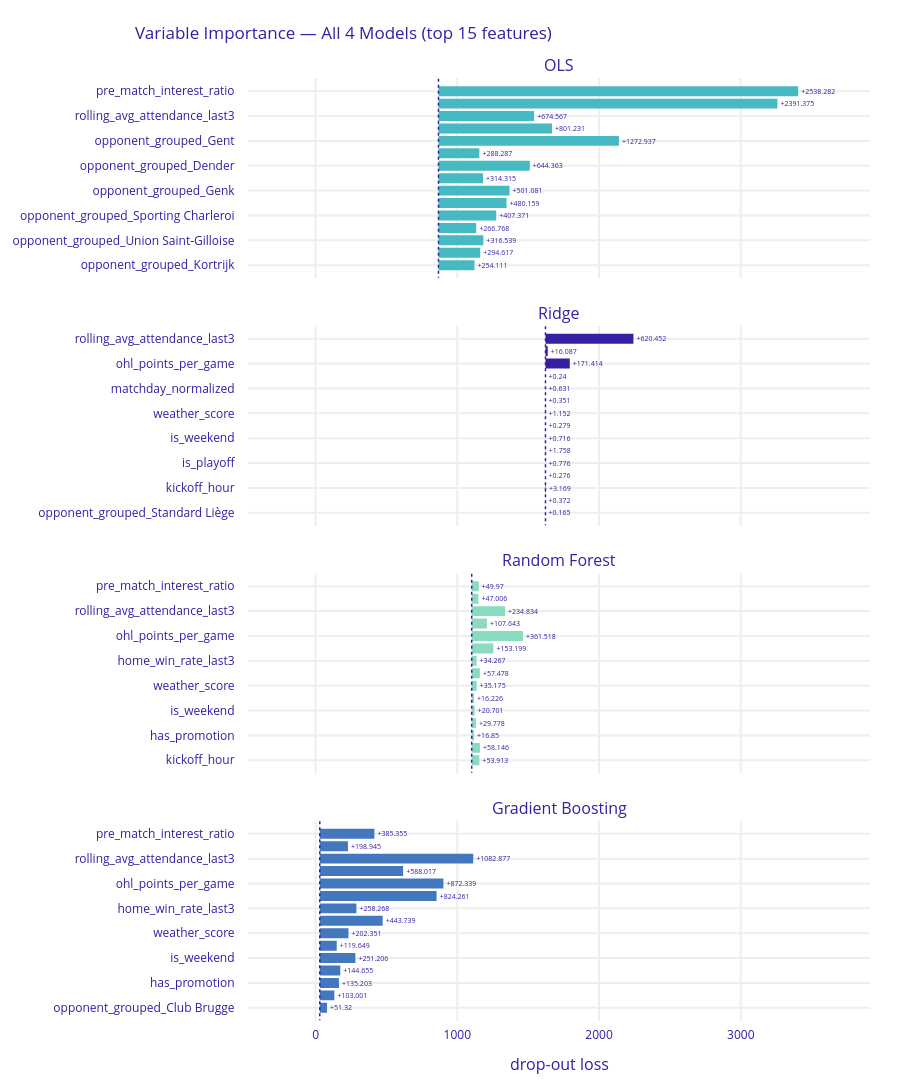

This figure's notebook cell:
### Markdown cell above
## 5. Variable Importance (Global)

Permutation-based importance: how much does RMSE increase when a feature's values are randomly shuffled?
Higher dropout loss = more important feature.

### Code cell
vi_ols   = exp_ols.model_parts()
vi_ridge = exp_ridge.model_parts()
vi_rf    = exp_rf.model_parts()
vi_gb    = exp_gb.model_parts()

vi_ols.plot(
    objects=[vi_ridge, vi_rf, vi_gb],
    max_vars=15,
    title='Variable Importance — All 4 Models (top 15 features)'
)

### Figure 1 — Plotly figure (JSON) as saved in the notebook; plotly's stock layout.template omitted (floating-point values rounded to 4 significant figures)
{"data": [{"base": 867.1, "hoverinfo": "text", "hoverlabel": {"bgcolor": "rgba(0,0,0,0.8)"}, "hovertext": ["Model: OLS loss after<br>variable: pre_match_interest_ratio is permuted: 3405.336<br>Drop-out loss change: +2538.282", "Model: OLS loss after<br>variable: avg_ohl_interest_7d is permuted: 3258.428<br>Drop-out loss change: +2391.375", "Model: OLS loss after<br>variable: rolling_avg_attendance_last3 is permuted: 1541.621<br>Drop-out loss change: +674.567", "Model: OLS loss after<br>variable: pre_match_article_count is permuted: 1668.285<br>Drop-out loss change: +801.231", "Model: OLS loss after<br>variable: opponent_grouped_Gent is permuted: 2139.991<br>Drop-out loss change: +1272.937", "Model: OLS loss after<br>variable: matchday_normalized is permuted: 1155.341<br>Drop-out loss change: +288.287", "Model: OLS loss after<br>variable: opponent_grouped_Dender is permuted: 1511.417<br>Drop-out loss change: +644.363", "Model: OLS loss after<br>variable: home_win_rate_last3 is permuted: 1181.369<br>Drop-out loss change: +314.315", "Model: OLS loss after<br>variable: opponent_grouped_Genk is permuted: 1368.135<br>Drop-out loss change: +501.081", "Model: OLS loss after<br>variable: opponent_grouped_Other is permuted: 1347.212<br>Drop-out loss change: +480.159", "Model: OLS loss after<br>variable: opponent_grouped_Sporting Charleroi is permuted: 1274.424<br>Drop-out loss change: +407.371", "Model: OLS loss after<br>variable: last_h2h_goal_margin is permuted: 1133.822<br>Drop-out loss change: +266.768", "Model: OLS loss after<br>variable: opponent_grouped_Union Saint-Gilloise is permuted: 1183.592<br>Drop-out loss change: +316.539", "Model: OLS loss after<br>variable: opponent_grouped_Eupen is permuted: 1161.67<br>Drop-out loss change: +294.617", "Model: OLS loss after<br>variable: opponent_grouped_Kortrijk is permuted: 1121.165<br>Drop-out loss change: +254.111"], "marker": {"color": "#46bac2"}, "orientation": "h", "showlegend": false, "text": ["+2538.282", "+2391.375", "+674.567", "+801.231", "+1272.937", "+288.287", "+644.363", "+314.315", "+501.081", "+480.159", "+407.371", "+266.768", "+316.539", "+294.617", "+254.111"], "textposition": "outside", "type": "bar", "x": [2538.0, 2391.0, 674.6, 801.2, 1273.0, 288.3, 644.4, 314.3, 501.1, 480.2, 407.4, 266.8, 316.5, 294.6, 254.1], "xaxis": "x", "y": ["pre_match_interest_ratio", "avg_ohl_interest_7d", "rolling_avg_attendance_last3", "pre_match_article_count", "opponent_grouped_Gent", "matchday_normalized", "opponent_grouped_Dender", "home_win_rate_last3", "opponent_grouped_Genk", "opponent_grouped_Other", "opponent_grouped_Sporting Charleroi", "last_h2h_goal_margin", "opponent_grouped_Union Saint-Gilloise", "opponent_grouped_Eupen", "opponent_grouped_Kortrijk"], "yaxis": "y"}, {"base": 1622.0, "hoverinfo": "text", "hoverlabel": {"bgcolor": "rgba(0,0,0,0.8)"}, "hovertext": ["Model: Ridge loss after<br>variable: rolling_avg_attendance_last3 is permuted: 2242.502<br>Drop-out loss change: +620.452", "Model: Ridge loss after<br>variable: pre_match_article_count is permuted: 1638.137<br>Drop-out loss change: +16.087", "Model: Ridge loss after<br>variable: ohl_points_per_game is permuted: 1793.464<br>Drop-out loss change: +171.414", "Model: Ridge loss after<br>variable: opponent_grouped_Gent is permuted: 1622.289<br>Drop-out loss change: +0.24", "Model: Ridge loss after<br>variable: matchday_normalized is permuted: 1622.681<br>Drop-out loss change: +0.631", "Model: Ridge loss after<br>variable: opponent_grouped_Other is permuted: 1622.401<br>Drop-out loss change: +0.351", "Model: Ridge loss after<br>variable: weather_score is permuted: 1623.202<br>Drop-out loss change: +1.152", "Model: Ridge loss after<br>variable: last_h2h_goal_margin is permuted: 1622.329<br>Drop-out loss change: +0.279", "Model: Ridge loss after<br>variable: is_weekend is permuted: 1622.765<br>Drop-out loss change: +0.716", "Model: Ridge loss after<br>variable: has_promotion is permuted: 1623.808<br>Drop-out loss change: +1.758", "Model: Ridge loss after<br>variable: is_playoff is permuted: 1622.826<br>Drop-out loss change: +0.776", "Model: Ridge loss after<br>variable: is_school_holiday_flanders is permuted: 1622.326<br>Drop-out loss change: +0.276", "Model: Ridge loss after<br>variable: kickoff_hour is permuted: 1625.219<br>Drop-out loss change: +3.169", "Model: Ridge loss after<br>variable: opponent_grouped_Club Brugge is permuted: 1622.422<br>Drop-out loss change: +0.372", "Model: Ridge loss after<br>variable: opponent_grouped_Standard Liège is permuted: 1622.215<br>Drop-out loss change: +0.165"], "marker": {"color": "#371ea3"}, "orientation": "h", "showlegend": false, "text": ["+620.452", "+16.087", "+171.414", "+0.24", "+0.631", "+0.351", "+1.152", "+0.279", "+0.716", "+1.758", "+0.776", "+0.276", "+3.169", "+0.372", "+0.165"], "textposition": "outside", "type": "bar", "x": [620.5, 16.09, 171.4, 0.2395, 0.6314, 0.351, 1.152, 0.2794, 0.7155, 1.758, 0.776, 0.2759, 3.169, 0.3719, 0.1646], "xaxis": "x2", "y": ["rolling_avg_attendance_last3", "pre_match_article_count", "ohl_points_per_game", "opponent_grouped_Gent", "matchday_normalized", "opponent_grouped_Other", "weather_score", "last_h2h_goal_margin", "is_weekend", "has_promotion", "is_playoff", "is_school_holiday_flanders", "kickoff_hour", "opponent_grouped_Club Brugge", "opponent_grouped_Standard Liège"], "yaxis": "y2"}, {"base": 1102.0, "hoverinfo": "text", "hoverlabel": {"bgcolor": "rgba(0,0,0,0.8)"}, "hovertext": ["Model: Random Forest loss after<br>variable: pre_match_interest_ratio is permuted: 1151.493<br>Drop-out loss change: +49.97", "Model: Random Forest loss after<br>variable: avg_ohl_interest_7d is permuted: 1148.529<br>Drop-out loss change: +47.006", "Model: Random Forest loss after<br>variable: rolling_avg_attendance_last3 is permuted: 1336.357<br>Drop-out loss change: +234.834", "Model: Random Forest loss after<br>variable: pre_match_article_count is permuted: 1209.166<br>Drop-out loss change: +107.643", "Model: Random Forest loss after<br>variable: ohl_points_per_game is permuted: 1463.04<br>Drop-out loss change: +361.518", "Model: Random Forest loss after<br>variable: matchday_normalized is permuted: 1254.722<br>Drop-out loss change: +153.199", "Model: Random Forest loss after<br>variable: home_win_rate_last3 is permuted: 1135.79<br>Drop-out loss change: +34.267", "Model: Random Forest loss after<br>variable: ohl_season_points is permuted: 1159.0<br>Drop-out loss change: +57.478", "Model: Random Forest loss after<br>variable: weather_score is permuted: 1136.697<br>Drop-out loss change: +35.175", "Model: Random Forest loss after<br>variable: last_h2h_goal_margin is permuted: 1117.749<br>Drop-out loss change: +16.226", "Model: Random Forest loss after<br>variable: is_weekend is permuted: 1122.223<br>Drop-out loss change: +20.701", "Model: Random Forest loss after<br>variable: opp_ppg_vs_ohl is permuted: 1131.3<br>Drop-out loss change: +29.778", "Model: Random Forest loss after<br>variable: has_promotion is permuted: 1118.373<br>Drop-out loss change: +16.85", "Model: Random Forest loss after<br>variable: is_playoff is permuted: 1159.669<br>Drop-out loss change: +58.146", "Model: Random Forest loss after<br>variable: kickoff_hour is permuted: 1155.436<br>Drop-out loss change: +53.913"], "marker": {"color": "#8bdcbe"}, "orientation": "h", "showlegend": false, "text": ["+49.97", "+47.006", "+234.834", "+107.643", "+361.518", "+153.199", "+34.267", "+57.478", "+35.175", "+16.226", "+20.701", "+29.778", "+16.85", "+58.146", "+53.913"], "textposition": "outside", "type": "bar", "x": [49.97, 47.01, 234.8, 107.6, 361.5, 153.2, 34.27, 57.48, 35.17, 16.23, 20.7, 29.78, 16.85, 58.15, 53.91], "xaxis": "x3", "y": ["pre_match_interest_ratio", "avg_ohl_interest_7d", "rolling_avg_attendance_last3", "pre_match_article_count", "ohl_points_per_game", "matchday_normalized", "home_win_rate_last3", "ohl_season_points", "weather_score", "last_h2h_goal_margin", "is_weekend", "opp_ppg_vs_ohl", "has_promotion", "is_playoff", "kickoff_hour"], "yaxis": "y3"}, {"base": 29.49, "hoverinfo": "text", "hoverlabel": {"bgcolor": "rgba(0,0,0,0.8)"}, "hovertext": ["Model: Gradient Boosting loss after<br>variable: pre_match_interest_ratio is permuted: 414.843<br>Drop-out loss change: +385.355", "Model: Gradient Boosting loss after<br>variable: avg_ohl_interest_7d is permuted: 228.432<br>Drop-out loss change: +198.945", "Model: Gradient Boosting loss after<br>variable: rolling_avg_attendance_last3 is permuted: 1112.365<br>Drop-out loss change: +1082.877", "Model: Gradient Boosting loss after<br>variable: pre_match_article_count is permuted: 617.504<br>Drop-out loss change: +588.017", "Model: Gradient Boosting loss after<br>variable: ohl_points_per_game is permuted: 901.827<br>Drop-out loss change: +872.339", "Model: Gradient Boosting loss after<br>variable: matchday_normalized is permuted: 853.748<br>Drop-out loss change: +824.261", "Model: Gradient Boosting loss after<br>variable: home_win_rate_last3 is permuted: 287.756<br>Drop-out loss change: +258.268", "Model: Gradient Boosting loss after<br>variable: ohl_season_points is permuted: 473.227<br>Drop-out loss change: +443.739", "Model: Gradient Boosting loss after<br>variable: weather_score is permuted: 231.839<br>Drop-out loss change: +202.351", "Model: Gradient Boosting loss after<br>variable: last_h2h_goal_margin is permuted: 149.136<br>Drop-out loss change: +119.649", "Model: Gradient Boosting loss after<br>variable: is_weekend is permuted: 280.693<br>Drop-out loss change: +251.206", "Model: Gradient Boosting loss after<br>variable: opp_ppg_vs_ohl is permuted: 174.142<br>Drop-out loss change: +144.655", "Model: Gradient Boosting loss after<br>variable: has_promotion is permuted: 164.691<br>Drop-out loss change: +135.203", "Model: Gradient Boosting loss after<br>variable: kickoff_hour is permuted: 132.488<br>Drop-out loss change: +103.001", "Model: Gradient Boosting loss after<br>variable: opponent_grouped_Club Brugge is permuted: 80.808<br>Drop-out loss change: +51.32"], "marker": {"color": "#4378bf"}, "orientation": "h", "showlegend": false, "text": ["+385.355", "+198.945", "+1082.877", "+588.017", "+872.339", "+824.261", "+258.268", "+443.739", "+202.351", "+119.649", "+251.206", "+144.655", "+135.203", "+103.001", "+51.32"], "textposition": "outside", "type": "bar", "x": [385.4, 198.9, 1083.0, 588.0, 872.3, 824.3, 258.3, 443.7, 202.4, 119.6, 251.2, 144.7, 135.2, 103.0, 51.32], "xaxis": "x4", "y": ["pre_match_interest_ratio", "avg_ohl_interest_7d", "rolling_avg_attendance_last3", "pre_match_article_count", "ohl_points_per_game", "matchday_normalized", "home_win_rate_last3", "ohl_season_points", "weather_score", "last_h2h_goal_margin", "is_weekend", "opp_ppg_vs_ohl", "has_promotion", "kickoff_hour", "opponent_grouped_Club Brugge"], "yaxis": "y4"}], "layout": {"annotations": [{"font": {"size": 16}, "showarrow": false, "text": "OLS", "x": 0.5, "xanchor": "center", "xref": "paper", "y": 1, "yanchor": "bottom", "yref": "paper"}, {"font": {"size": 16}, "showarrow": false, "text": "Ridge", "x": 0.5, "xanchor": "center", "xref": "paper", "y": 0.7375, "yanchor": "bottom", "yref": "paper"}, {"font": {"size": 16}, "showarrow": false, "text": "Random Forest", "x": 0.5, "xanchor": "center", "xref": "paper", "y": 0.475, "yanchor": "bottom", "yref": "paper"}, {"font": {"size": 16}, "showarrow": false, "text": "Gradient Boosting", "x": 0.5, "xanchor": "center", "xref": "paper", "y": 0.2125, "yanchor": "bottom", "yref": "paper"}, {"font": {"size": 16}, "showarrow": false, "text": "drop-out loss", "x": 0.5, "xanchor": "center", "xref": "paper", "y": 0, "yanchor": "top", "yref": "paper", "yshift": -30}], "font": {"color": "#371ea3"}, "height": 1695, "margin": {"b": 71, "r": 30, "t": 78}, "shapes": [{"line": {"color": "#371ea3", "dash": "dot", "width": 1.5}, "type": "line", "x0": 867.1, "x1": 867.1, "xref": "x", "y0": -1, "y1": 15, "yref": "y"}, {"line": {"color": "#371ea3", "dash": "dot", "width": 1.5}, "type": "line", "x0": 1622.0, "x1": 1622.0, "xref": "x2", "y0": -1, "y1": 15, "yref": "y2"}, {"line": {"color": "#371ea3", "dash": "dot", "width": 1.5}, "type": "line", "x0": 1102.0, "x1": 1102.0, "xref": "x3", "y0": -1, "y1": 15, "yref": "y3"}, {"line": {"color": "#371ea3", "dash": "dot", "width": 1.5}, "type": "line", "x0": 29.49, "x1": 29.49, "xref": "x4", "y0": -1, "y1": 15, "yref": "y4"}], "title": {"text": "Variable Importance — All 4 Models (top 15 features)", "x": 0.15}, "xaxis": {"anchor": "y", "automargin": true, "domain": [0, 1], "fixedrange": true, "gridwidth": 2, "matches": "x4", "range": [-476.9, 3912.0], "showticklabels": false, "tickcolor": "white", "ticklen": 3, "ticks": "outside", "type": "linear", "zeroline": false}, "xaxis2": {"anchor": "y2", "automargin": true, "domain": [0, 1], "fixedrange": true, "gridwidth": 2, "matches": "x4", "range": [-476.9, 3912.0], "showticklabels": false, "tickcolor": "white", "ticklen": 3, "ticks": "outside", "type": "linear", "zeroline": false}, "xaxis3": {"anchor": "y3", "automargin": true, "domain": [0, 1], "fixedrange": true, "gridwidth": 2, "matches": "x4", "range": [-476.9, 3912.0], "showticklabels": false, "tickcolor": "white", "ticklen": 3, "ticks": "outside", "type": "linear", "zeroline": false}, "xaxis4": {"anchor": "y4", "automargin": true, "domain": [0, 1], "fixedrange": true, "gridwidth": 2, "range": [-476.9, 3912.0], "tickcolor": "white", "ticklen": 3, "ticks": "outside", "type": "linear", "zeroline": false}, "yaxis": {"anchor": "x", "automargin": true, "autorange": "reversed", "domain": [0.7875, 1], "fixedrange": true, "gridwidth": 2, "tickcolor": "white", "ticklen": 10, "ticks": "outside", "type": "category"}, "yaxis2": {"anchor": "x2", "automargin": true, "autorange": "reversed", "domain": [0.525, 0.7375], "fixedrange": true, "gridwidth": 2, "tickcolor": "white", "ticklen": 10, "ticks": "outside", "type": "category"}, "yaxis3": {"anchor": "x3", "automargin": true, "autorange": "reversed", "domain": [0.2625, 0.475], "fixedrange": true, "gridwidth": 2, "tickcolor": "white", "ticklen": 10, "ticks": "outside", "type": "category"}, "yaxis4": {"anchor": "x4", "automargin": true, "autorange": "reversed", "domain": [0, 0.2125], "fixedrange": true, "gridwidth": 2, "tickcolor": "white", "ticklen": 10, "ticks": "outside", "type": "category"}}}
